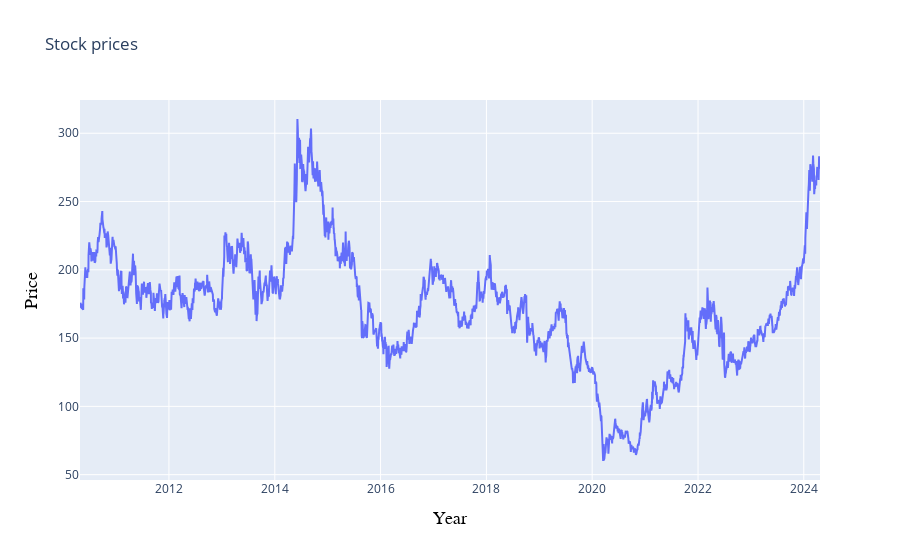

Here is the notebook cell this chart was saved with:
### Code cell
#to plot the graph in offline
iplot(plot)

### Figure 1 — Plotly figure (JSON) as saved in the notebook; plotly's stock layout.template omitted (floating-point values rounded to 4 significant figures; data arrays with more than 128 entries replaced by an {"elided": "..."} marker saying what was removed)
{"data": [{"type": "scatter", "x": {"elided": "3453 str values"}, "y": {"elided": "3453 float values"}}], "layout": {"title": {"text": "Stock prices"}, "xaxis": {"title": {"font": {"color": "black", "family": "Courier New,monospace", "size": 18}, "text": "Year"}}, "yaxis": {"title": {"font": {"color": "black", "family": "Courier New,monospace", "size": 18}, "text": "Price"}}}}
